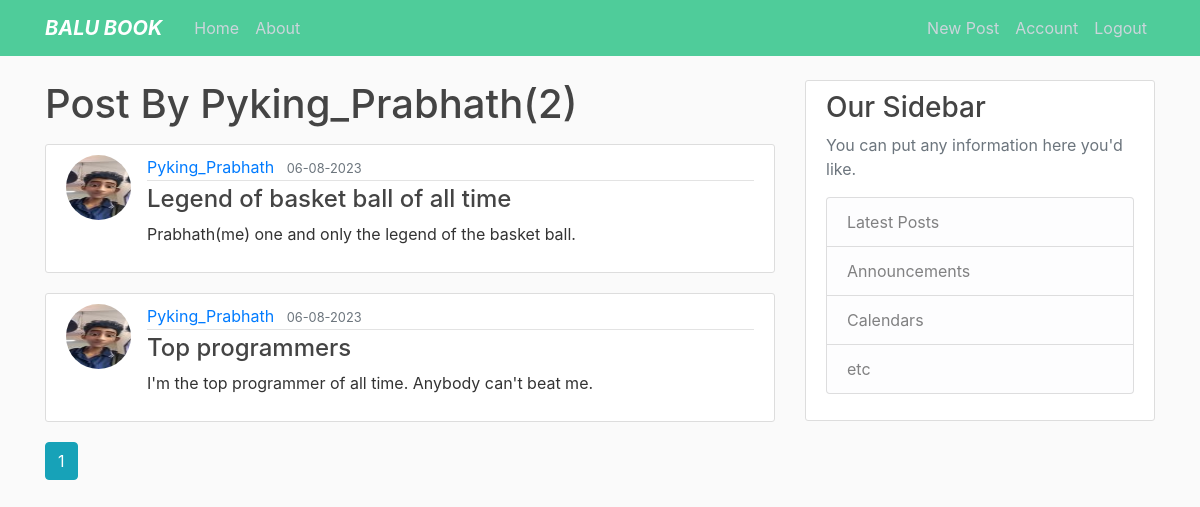
The app's page /user/Pyking_Prabhath (signed in) with its own data.
### sathwik/models.py (models this page shows, shortened)
class User(db.Model,UserMixin):
    id = db.Column(db.Integer,primary_key=True)
    username=db.Column(db.String(15),unique=True,nullable=False)
    email=db.Column(db.String(15),unique=True,nullable=False)
    image_file=db.Column(db.String(20),nullable=False, default='default.png')
    password=db.Column(db.String(60),nullable=False)
    posts = db.relationship('Post',backref='author',lazy=True)

class Post(db.Model):
    id = db.Column(db.Integer,primary_key=True)
    title=db.Column(db.String(100),nullable=False)
    date_posted=db.Column(db.DateTime,nullable=False,default=datetime.utcnow)
    content = db.Column(db.Text,nullable=False)
    user_id = db.Column(db.Integer,db.ForeignKey('user.id'),nullable=False)

### sathwik/users/routes.py (the view)
@users.route("/user/<string:username>")
def user_posts(username):
    page = request.args.get('page',1,type=int)
    user = User.query.filter_by(username=username).first_or_404()
    posts=Post.query.filter_by(author=user)\
        .order_by(Post.date_posted.desc())\
            .paginate(page=page,per_page=5)
    return render_template("user_posts.html",posts=posts,user=user)

### sathwik/models.py (called while the page is built)
@login_manager.user_loader
def load_user(user_id):
    return User.query.get(int(user_id))

### sathwik/templates/user_posts.html
{% extends "layout.html" %} {% block content %}
<h1 class="mb-3">Post By {{user.username}}({{posts.total}})</h1>
{% for post in posts.items %}
<article class="media content-section">
  <img
    class="rounded-circle article-img"
    src="{{url_for('static',filename='pictures/'+post.author.image_file)}}"
    alt=""
  />
  <div class="media-body">
    <div class="article-metadata">
      <a
        class="mr-2"
        href="{{ url_for('users.user_posts', username=post.author.username) }}"
        >{{ post.author.username }}</a
      >
      <small class="text-muted"
        >{{ post.date_posted.strftime('%d-%m-%Y') }}</small
      >
    </div>
    <h4>
      <a class="article-title" href="{{url_for('posts.post',post_id=post.id)}} "
        >{{ post.title }}</a
      >
    </h4>
    <p class="article-content">{{ post.content }}</p>
  </div>
</article>
{% endfor %} {% for page_num in posts.iter_pages(left_edge=1, right_edge=1,
left_current=1, right_current=2) %} {% if page_num %} {% if posts.page ==
page_num %}
<a
  class="btn btn-info mb-4"
  href="{{ url_for('users.user_posts',username = user.username, page=page_num) }}"
  >{{ page_num }}</a
>
{% else %}
<a
  class="btn btn-outline-info mb-4"
  href="{{ url_for('users.user_posts',username = user.username, page=page_num) }}"
  >{{ page_num }}</a
>
{% endif %} {% else %} ... {% endif %} {% endfor %} {% endblock content %}

### sathwik/static/main.css (style rules this page uses)
body { background: #fafafa; color: #333333; margin-top: 5rem; }
h1, h2, h3, h4, h5, h6 { color: #444444; }
.content-section { background: #ffffff; padding: 10px 20px; border: 1px solid #dddddd; border-radius: 3px; margin-bottom: 20px; }
.article-title { color: #444444; }
.article-content { white-space: pre-line; }
.article-img { height: 65px; width: 65px; margin-right: 16px; }
.article-metadata { padding-bottom: 1px; margin-bottom: 4px; border-bottom: 1px solid #e3e3e3; }

### records on screen
User: username "Pyking_Prabhath"
Post: image_file (picture), author.username "Pyking_Prabhath", date_posted "06-08-2023", title "Legend of basket ball of all time", content "Prabhath(me) one and only the legend of the basket ball."
Post: image_file (picture), author.username "Pyking_Prabhath", date_posted "06-08-2023", title "Top programmers", content "I'm the top programmer of all time. Anybody can't beat me."

### other values on screen
{{ posts.total }} "2"
{{ page_num }} "1"
